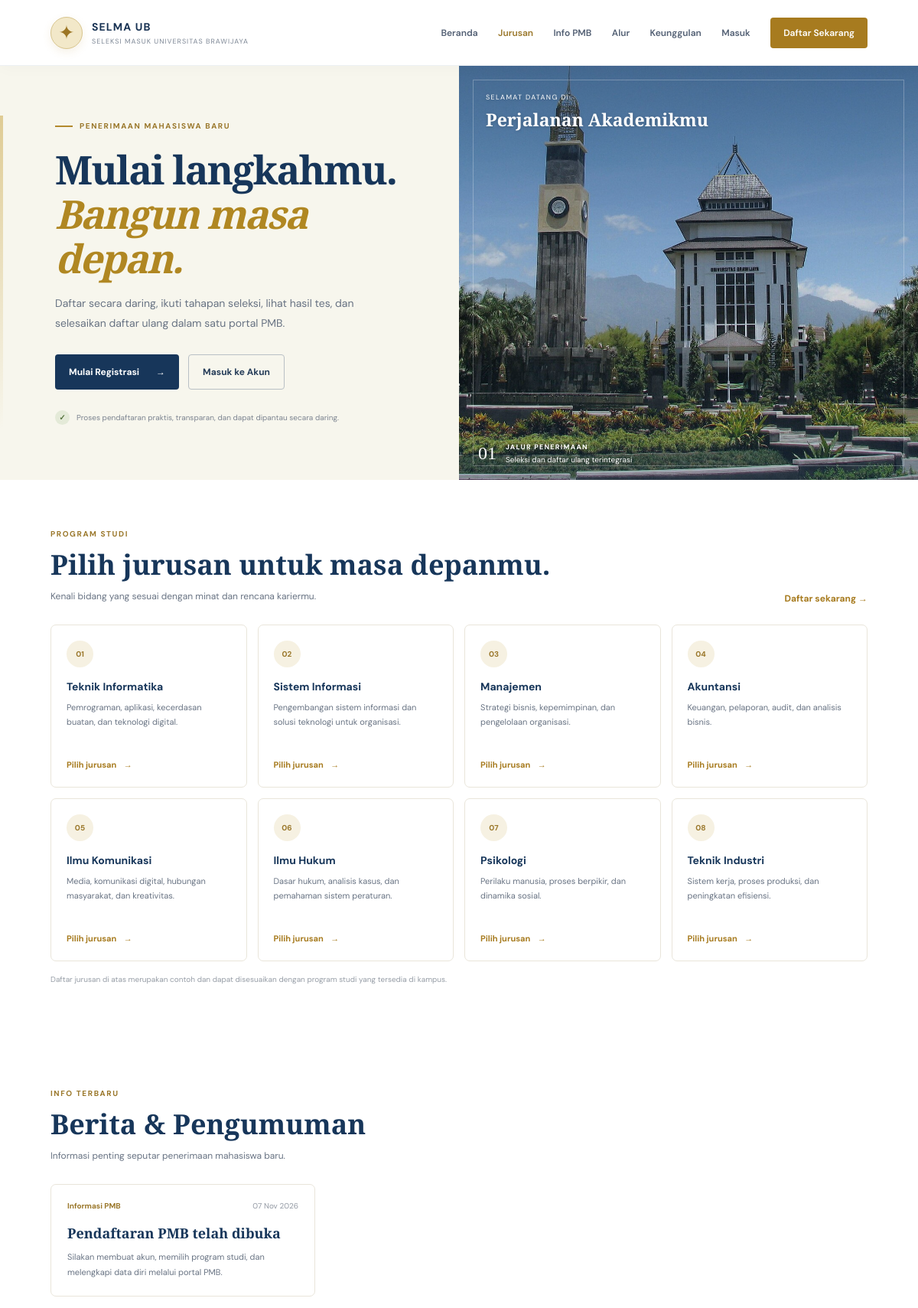
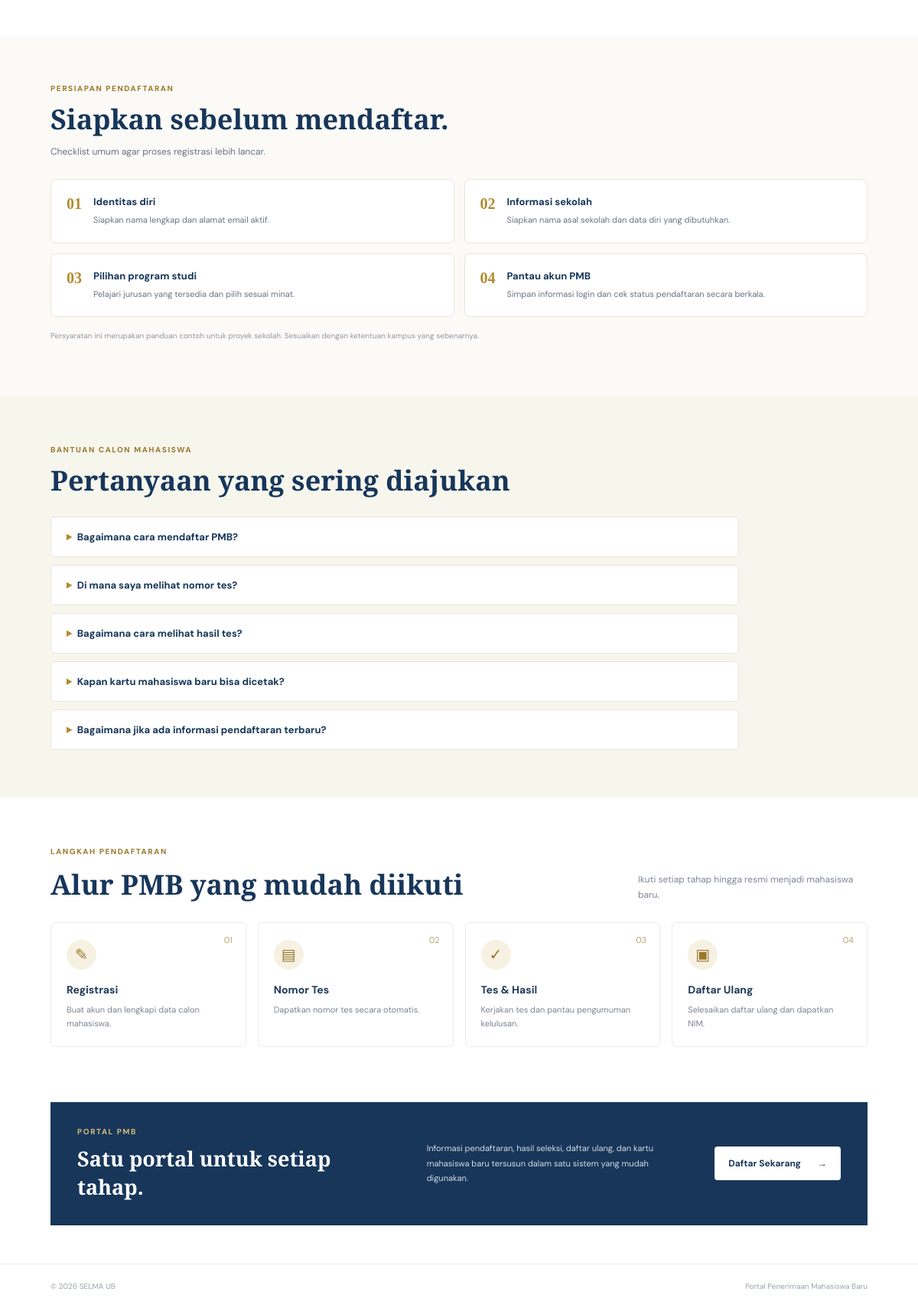
The page / on the database its author committed (2 pictures, top to bottom).
### tables this page shows
CREATE TABLE IF NOT EXISTS pengumuman (
    id INT AUTO_INCREMENT PRIMARY KEY,
    judul VARCHAR(180) NOT NULL,
    kategori VARCHAR(60) NOT NULL DEFAULT 'Informasi PMB',
    isi TEXT NOT NULL,
    tanggal_publikasi DATE NOT NULL,
    status ENUM('Draft','Publik') NOT NULL DEFAULT 'Draft',
    created_at TIMESTAMP DEFAULT CURRENT_TIMESTAMP
);

### index.php (the view, shortened to what this page needs)
<?php
$isLoggedIn = !empty($_SESSION["user"]);
$isAdmin = $isLoggedIn && ($_SESSION["user"]["role"] ?? "") === "admin";
require_once __DIR__ . "/config/koneksi.php";
$pengumuman = false;
try {
    $pengumuman = $conn->query("SELECT judul,kategori,isi,tanggal_publikasi FROM pengumuman WHERE status='Publik' ORDER BY tanggal_publikasi DESC, id DESC LIMIT 6");
} catch (Throwable $e) {
    $pengumuman = false;
}
?>
<!DOCTYPE html>
<html lang="id">
<head>
<link rel="stylesheet" href="css/style.css">
</head>
<body class="portal-body">
<header class="portal-header">
  <a class="portal-brand" href="index.php">
    <span class="brand-seal">✦</span>
    <span><b>SELMA UB</b><small>SELEKSI MASUK UNIVERSITAS BRAWIJAYA</small></span>
  </a>
  <nav class="portal-nav">
    <a href="#beranda">Beranda</a>
    <a href="#jurusan">Jurusan</a>
    <a href="#pengumuman">Info PMB</a>
    <a href="#alur">Alur</a>
    <a href="#keunggulan">Keunggulan</a>
    <?php if ($isLoggedIn): ?>
      <a href="<?= $isAdmin ? 'admin/dashboard.php' : 'user/dashboard.php' ?>">Dashboard</a>
      <a href="auth/logout.php">Keluar</a>
    <?php else: ?>
      <a href="auth/login.php">Masuk</a>
      <a class="nav-cta" href="auth/register.php">Daftar Sekarang</a>
    <?php endif; ?>
  </nav>
</header>
<main>
<section class="portal-hero" id="beranda">
  <div class="hero-copy">
    <div class="eyebrow"><span></span> PENERIMAAN MAHASISWA BARU</div>
    <h1>Mulai langkahmu.<br><em>Bangun masa depan.</em></h1>
    <p>Daftar secara daring, ikuti tahapan seleksi, lihat hasil tes, dan selesaikan daftar ulang dalam satu portal PMB.</p>
    <div class="hero-actions">
      <?php if ($isLoggedIn): ?>
        <a class="portal-btn primary" href="<?= $isAdmin ? 'admin/dashboard.php' : 'user/dashboard.php' ?>">Buka Dashboard <span>→</span></a>
      <?php else: ?>
        <a class="portal-btn primary" href="auth/register.php">Mulai Registrasi <span>→</span></a>
        <a class="portal-btn outline" href="auth/login.php">Masuk ke Akun</a>
      <?php endif; ?>
    </div>
    <div class="hero-note"><span class="note-check">✓</span> Proses pendaftaran praktis, transparan, dan dapat dipantau secara daring.</div>
  </div>
  <div class="hero-visual" aria-label="Foto gedung kampus">
    <img src="assets/images/kampus.jpg" alt="Gedung kampus dikelilingi pepohonan" class="campus-photo">
    <div class="campus-photo-shade"></div>
    <div class="campus-label"><small>SELAMAT DATANG DI</small><b>Perjalanan Akademikmu</b></div>
    <div class="visual-caption"><span>01</span><div><b>JALUR PENERIMAAN</b><small>Seleksi dan daftar ulang terintegrasi</small></div></div>
  </div>
</section>
<section class="majors-section" id="jurusan">
  <div class="section-kicker">PROGRAM STUDI</div>
  <div class="majors-heading">
    <div><h2>Pilih jurusan untuk masa depanmu.</h2><p>Kenali bidang yang sesuai dengan minat dan rencana kariermu.</p></div>
    <a class="majors-link" href="auth/register.php">Daftar sekarang →</a>
  </div>
  <div class="majors-grid">
    <article class="major-card">
      <div class="major-symbol">01</div>
      <h3>Teknik Informatika</h3>
      <p>Pemrograman, aplikasi, kecerdasan buatan, dan teknologi digital.</p>
      <a href="auth/register.php">Pilih jurusan <span>→</span></a>
    </article>
    <article class="major-card">
      <div class="major-symbol">02</div>
      <h3>Sistem Informasi</h3>
      <p>Pengembangan sistem informasi dan solusi teknologi untuk organisasi.</p>
      <a href="auth/register.php">Pilih jurusan <span>→</span></a>
    </article>
    <article class="major-card">
      <div class="major-symbol">03</div>
      <h3>Manajemen</h3>
      <p>Strategi bisnis, kepemimpinan, dan pengelolaan organisasi.</p>
      <a href="auth/register.php">Pilih jurusan <span>→</span></a>
    </article>
    <article class="major-card">
      <div class="major-symbol">04</div>
      <h3>Akuntansi</h3>
      <p>Keuangan, pelaporan, audit, dan analisis bisnis.</p>
      <a href="auth/register.php">Pilih jurusan <span>→</span></a>
    </article>
    <article class="major-card">
      <div class="major-symbol">05</div>
      <h3>Ilmu Komunikasi</h3>
      <p>Media, komunikasi digital, hubungan masyarakat, dan kreativitas.</p>
      <a href="auth/register.php">Pilih jurusan <span>→</span></a>
    </article>
    <article class="major-card">
      <div class="major-symbol">06</div>
      <h3>Ilmu Hukum</h3>
      <p>Dasar hukum, analisis kasus, dan pemahaman sistem peraturan.</p>
      <a href="auth/register.php">Pilih jurusan <span>→</span></a>
    </article>
    <article class="major-card">
      <div class="major-symbol">07</div>
      <h3>Psikologi</h3>
      <p>Perilaku manusia, proses berpikir, dan dinamika sosial.</p>
      <a href="auth/register.php">Pilih jurusan <span>→</span></a>
    </article>
    <article class="major-card">
      <div class="major-symbol">08</div>
      <h3>Teknik Industri</h3>
      <p>Sistem kerja, proses produksi, dan peningkatan efisiensi.</p>
      <a href="auth/register.php">Pilih jurusan <span>→</span></a>
    </article>
  </div>
  <p class="majors-note">Daftar jurusan di atas merupakan contoh dan dapat disesuaikan dengan program studi yang tersedia di kampus.</p>
</section>
<section class="news-section" id="pengumuman">
  <div class="section-kicker">INFO TERBARU</div>
  <div class="majors-heading">
    <div><h2>Berita & Pengumuman</h2><p>Informasi penting seputar penerimaan mahasiswa baru.</p></div>
  </div>
  <div class="news-grid">
    <?php if ($pengumuman && $pengumuman->num_rows > 0): ?>
      <?php while ($berita = $pengumuman->fetch_assoc()): ?>
        <article class="news-card">
          <div class="news-meta"><span><?= htmlspecialchars($berita["kategori"]) ?></span><time><?= htmlspecialchars(date("d M Y", strtotime($berita["tanggal_publikasi"]))) ?></time></div>
          <h3><?= htmlspecialchars($berita["judul"]) ?></h3>
          <p><?= nl2br(htmlspecialchars(mb_strimwidth($berita["isi"], 0, 190, "..."))) ?></p>
        </article>
      <?php endwhile; ?>
    <?php endif; ?>
  </div>
</section>
<section class="info-section" id="persyaratan">
  <div class="section-kicker">PERSIAPAN PENDAFTARAN</div>
  <div class="majors-heading"><div><h2>Siapkan sebelum mendaftar.</h2><p>Checklist umum agar proses registrasi lebih lancar.</p></div></div>
  <div class="requirements-grid">
    <article><span>01</span><div><h3>Identitas diri</h3><p>Siapkan nama lengkap dan alamat email aktif.</p></div></article>
    <article><span>02</span><div><h3>Informasi sekolah</h3><p>Siapkan nama asal sekolah dan data diri yang dibutuhkan.</p></div></article>
    <article><span>03</span><div><h3>Pilihan program studi</h3><p>Pelajari jurusan yang tersedia dan pilih sesuai minat.</p></div></article>
    <article><span>04</span><div><h3>Pantau akun PMB</h3><p>Simpan informasi login dan cek status pendaftaran secara berkala.</p></div></article>
  </div>
  <p class="info-disclaimer">Persyaratan ini merupakan panduan contoh untuk proyek sekolah. Sesuaikan dengan ketentuan kampus yang sebenarnya.</p>
</section>
<section class="faq-section" id="faq">
  <div class="section-kicker">BANTUAN CALON MAHASISWA</div>
  <h2>Pertanyaan yang sering diajukan</h2>
  <div class="faq-list">
    <details><summary>Bagaimana cara mendaftar PMB?</summary><p>Pilih Daftar Sekarang, isi nama, email, password, dan jurusan. Setelah akun dibuat, login untuk melengkapi data diri.</p></details>
    <details><summary>Di mana saya melihat nomor tes?</summary><p>Login ke akun calon mahasiswa, lalu buka menu Nomor Test atau Dashboard.</p></details>
    <details><summary>Bagaimana cara melihat hasil tes?</summary><p>Setelah tes dinilai, buka menu Hasil Test untuk melihat status kelulusan.</p></details>
    <details><summary>Kapan kartu mahasiswa baru bisa dicetak?</summary><p>Admin dapat mencetak kartu dari menu Daftar Ulang setelah status daftar ulang calon mahasiswa tercatat selesai.</p></details>
    <details><summary>Bagaimana jika ada informasi pendaftaran terbaru?</summary><p>Lihat bagian Berita & Pengumuman di halaman utama PMB. Informasi yang berstatus Publik akan ditampilkan di sana.</p></details>
  </div>
</section>
<section class="portal-steps" id="alur">
  <div class="section-kicker">LANGKAH PENDAFTARAN</div>
  <div class="steps-heading"><h2>Alur PMB yang mudah diikuti</h2><p>Ikuti setiap tahap hingga resmi menjadi mahasiswa baru.</p></div>
  <div class="portal-step-grid">
    <article><span>01</span><div class="step-icon">✎</div><h3>Registrasi</h3><p>Buat akun dan lengkapi data calon mahasiswa.</p></article>
    <article><span>02</span><div class="step-icon">▤</div><h3>Nomor Tes</h3><p>Dapatkan nomor tes secara otomatis.</p></article>
    <article><span>03</span><div class="step-icon">✓</div><h3>Tes & Hasil</h3><p>Kerjakan tes dan pantau pengumuman kelulusan.</p></article>
    <article><span>04</span><div class="step-icon">▣</div><h3>Daftar Ulang</h3><p>Selesaikan daftar ulang dan dapatkan NIM.</p></article>
  </div>
</section>
<section class="portal-bottom" id="keunggulan">
  <div><div class="section-kicker">PORTAL PMB</div><h2>Satu portal untuk setiap tahap.</h2></div>
  <p>Informasi pendaftaran, hasil seleksi, daftar ulang, dan kartu mahasiswa baru tersusun dalam satu sistem yang mudah digunakan.</p>
  <?php if (!$isLoggedIn): ?><a class="portal-btn light" href="auth/register.php">Daftar Sekarang <span>→</span></a><?php endif; ?>
</section>
</main>
<footer class="portal-footer"><span>© 2026 SELMA UB</span><span>Portal Penerimaan Mahasiswa Baru</span></footer>
</body>
</html>

### rows shown on the page
pengumuman: kategori "Informasi PMB", tanggal_publikasi "07 Nov 2026", judul "Pendaftaran PMB telah dibuka", isi "Silakan membuat akun, memilih program studi, dan melengkapi data diri melalui portal PMB."
